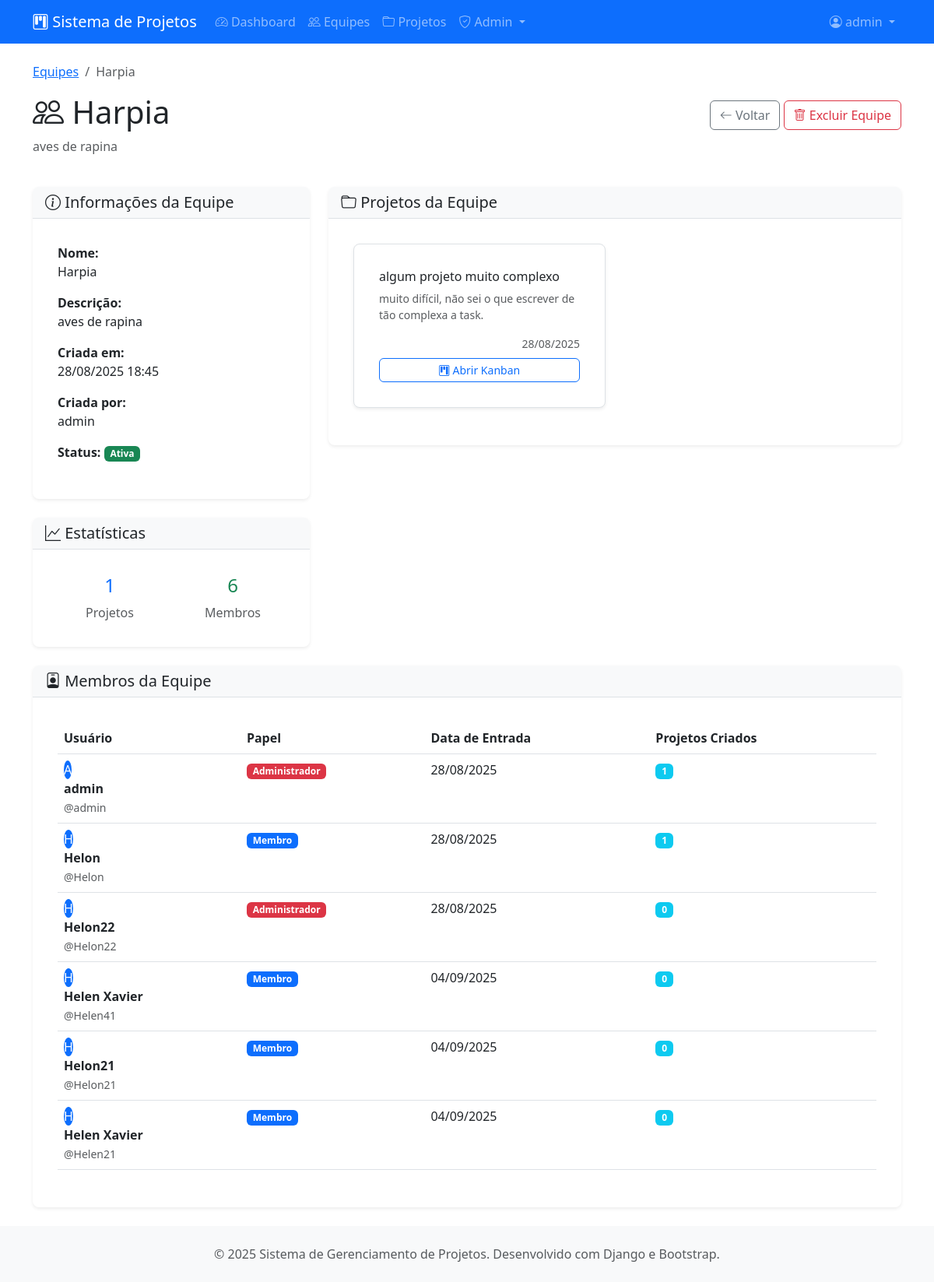
Screenshot of /projetos/equipes/3/ (signed in) with the database file from the repository.
### projetos/models.py (models this page shows, shortened)
class Equipe(models.Model):
    nome = models.CharField(max_length=100, verbose_name="Nome da Equipe")
    descricao = models.TextField(blank=True, verbose_name="Descrição")
    criada_em = models.DateTimeField(auto_now_add=True)
    criada_por = models.ForeignKey(User, on_delete=models.CASCADE, related_name="equipes_criadas")
    ativa = models.BooleanField(default=True, verbose_name="Equipe Ativa")
    class Meta:
        verbose_name = "Equipe"
        verbose_name_plural = "Equipes"
        ordering = ["nome"]

class Projeto(models.Model):
    PRIORIDADE_CHOICES = [
        ('baixa', 'Baixa'),
        ('media', 'Média'),
        ('alta', 'Alta'),
        ('urgente', 'Urgente'),
    ]
    titulo = models.CharField(max_length=200, verbose_name="Título")
    descricao = models.TextField(verbose_name="Descrição")
    equipe = models.ForeignKey(Equipe, on_delete=models.CASCADE, related_name="projetos")
    criado_por = models.ForeignKey(User, on_delete=models.CASCADE, related_name="projetos_criados")
    criado_em = models.DateTimeField(auto_now_add=True)
    atualizado_em = models.DateTimeField(auto_now=True)
    data_inicio = models.DateField(verbose_name="Data de Início")
    data_fim = models.DateField(verbose_name="Data de Conclusão")
    prioridade = models.CharField(max_length=10, choices=PRIORIDADE_CHOICES, default='media')
    ativo = models.BooleanField(default=True, verbose_name="Projeto Ativo")
    class Meta:
        verbose_name = "Projeto"
        verbose_name_plural = "Projetos"
        ordering = ["-criado_em"]

class MembroEquipe(models.Model):
    PAPEIS_CHOICES = [
        ('admin', 'Administrador'),
        ('membro', 'Membro'),
    ]
    usuario = models.ForeignKey(User, on_delete=models.CASCADE, related_name="membro_equipes")
    equipe = models.ForeignKey(Equipe, on_delete=models.CASCADE, related_name="membros")
    papel = models.CharField(max_length=20, choices=PAPEIS_CHOICES, default='membro')
    data_entrada = models.DateTimeField(auto_now_add=True)
    class Meta:
        verbose_name = "Membro da Equipe"
        verbose_name_plural = "Membros da Equipe"
        unique_together = ['usuario', 'equipe']

### projetos/views.py (the view)
# urls.py: path('equipes/<int:pk>/', views.EquipeDetailView.as_view(), name='detalhe-equipe'),
class EquipeDetailView(LoginRequiredMixin, DetailView):
    model = Equipe
    template_name = 'projetos/equipe/detalhe.html'
    context_object_name = 'equipe'
    def get_context_data(self, **kwargs):
        context = super().get_context_data(**kwargs)
        context['projetos'] = self.object.projetos.filter(ativo=True)
        context['membros'] = self.object.membros.all()
        return context

### projetos/templates/projetos/equipe/detalhe.html (shortened to what this page needs)
{% extends 'projetos/base.html' %}
{% load static %}
{% block content %}
<div class="row">
    <div class="col-12">
        <div class="d-flex justify-content-between align-items-center mb-4">
            <div>
                <nav aria-label="breadcrumb">
                    <ol class="breadcrumb">
                        <li class="breadcrumb-item">
                            <a href="{% url 'projetos:lista-equipes' %}">Equipes</a>
                        </li>
                        <li class="breadcrumb-item active">{{ equipe.nome }}</li>
                    </ol>
                </nav>
                <h1><i class="bi bi-people"></i> {{ equipe.nome }}</h1>
                {% if equipe.descricao %}
                    <p class="text-muted">{{ equipe.descricao }}</p>
                {% endif %}
            </div>
            <div>
                <a href="{% url 'projetos:lista-equipes' %}" class="btn btn-outline-secondary">
                    <i class="bi bi-arrow-left"></i> Voltar
                </a>
                {% if user.perfil.tipo_usuario == 'admin' %}
                    <a href="{% url 'projetos:excluir-equipe' equipe.pk %}" class="btn btn-outline-danger">
                        <i class="bi bi-trash"></i> Excluir Equipe
                    </a>
                {% endif %}
            </div>
        </div>
    </div>
</div>
<div class="row">
    <div class="col-md-4">
        <div class="card mb-4">
            <div class="card-header">
                <h5 class="card-title mb-0">
                    <i class="bi bi-info-circle"></i> Informações da Equipe
                </h5>
            </div>
            <div class="card-body">
                <div class="mb-3">
                    <strong>Nome:</strong>
                    <p class="mb-0">{{ equipe.nome }}</p>
                </div>
                {% if equipe.descricao %}
                    <div class="mb-3">
                        <strong>Descrição:</strong>
                        <p class="mb-0">{{ equipe.descricao }}</p>
                    </div>
                {% endif %}
                <div class="mb-3">
                    <strong>Criada em:</strong>
                    <p class="mb-0">{{ equipe.criada_em|date:"d/m/Y H:i" }}</p>
                </div>
                <div class="mb-3">
                    <strong>Criada por:</strong>
                    <p class="mb-0">{{ equipe.criada_por.get_full_name|default:equipe.criada_por.username }}</p>
                </div>
                <div class="mb-3">
                    <strong>Status:</strong>
                    {% if equipe.ativa %}
                        <span class="badge bg-success">Ativa</span>
                    {% else %}
                        <span class="badge bg-danger">Inativa</span>
                    {% endif %}
                </div>
            </div>
        </div>
        <div class="card">
            <div class="card-header">
                <h5 class="card-title mb-0">
                    <i class="bi bi-graph-up"></i> Estatísticas
                </h5>
            </div>
            <div class="card-body">
                <div class="row text-center">
                    <div class="col-6">
                        <h4 class="text-primary">{{ projetos.count }}</h4>
                        <p class="text-muted mb-0">Projetos</p>
                    </div>
                    <div class="col-6">
                        <h4 class="text-success">{{ membros.count }}</h4>
                        <p class="text-muted mb-0">Membros</p>
                    </div>
                </div>
            </div>
        </div>
    </div>
    <div class="col-md-8">
        <div class="card">
            <div class="card-header d-flex justify-content-between align-items-center">
                <h5 class="card-title mb-0">
                    <i class="bi bi-folder"></i> Projetos da Equipe
                </h5>
            </div>
            <div class="card-body">
                {% if projetos %}
                    <div class="row">
                        {% for projeto in projetos %}
                            <div class="col-md-6 mb-3">
                                <div class="card border">
                                    <div class="card-body">
                                        <h6 class="card-title">{{ projeto.titulo }}</h6>
                                        <p class="card-text small text-muted">
                                            {{ projeto.descricao|truncatewords:15 }}
                                        </p>
                                        <div class="d-flex justify-content-between align-items-center mb-2">
                                            <span class="badge bg-{{ projeto.prioridade }}">
                                            </span>
                                            <small class="text-muted">
                                                {{ projeto.criado_em|date:"d/m/Y" }}
                                            </small>
                                        </div>
                                        <div class="d-grid">
                                            <a href="{% url 'projetos:kanban-projeto' projeto.pk %}" class="btn btn-outline-primary btn-sm">
                                                <i class="bi bi-kanban"></i> Abrir Kanban
                                            </a>
                                        </div>
                                    </div>
                                </div>
                            </div>
                        {% endfor %}
                    </div>
                {% else %}
                    <div class="text-center py-4">
                        <i class="bi bi-folder display-4 text-muted mb-3"></i>
                        <h5 class="text-muted">Nenhum Projeto</h5>
                        <p class="text-muted">Esta equipe ainda não possui projetos.</p>
                    </div>
                {% endif %}
            </div>
        </div>
    </div>
</div>
<div class="row mt-4">
    <div class="col-12">
        <div class="card">
            <div class="card-header">
                <h5 class="card-title mb-0">
                    <i class="bi bi-person-badge"></i> Membros da Equipe
                </h5>
            </div>
            <div class="card-body">
                {% if membros %}
                    <div class="table-responsive">
                        <table class="table table-hover">
                            <thead>
                                <tr>
                                    <th>Usuário</th>
                                    <th>Papel</th>
                                    <th>Data de Entrada</th>
                                    <th>Projetos Criados</th>
                                </tr>
                            </thead>
                            <tbody>
                                {% for membro in membros %}
                                    <tr>
                                        <td>
                                            <div class="d-flex align-items-center">
                                                <div class="avatar-sm bg-primary text-white rounded-circle d-flex align-items-center justify-content-center me-3">
                                                    {{ membro.usuario.username|first|upper }}
                                                </div>
                                            </div>
                                            <strong>{{ membro.usuario.get_full_name|default:membro.usuario.username }}</strong>
                                            <br>
                                            <small class="text-muted">@{{ membro.usuario.username }}</small>
                                        </td>
                                        <td>
                                            {% if membro.papel == 'admin' %}
                                                <span class="badge bg-danger">{{ membro.get_papel_display }}</span>
                                            {% elif membro.papel == 'membro' %}
                                                <span class="badge bg-primary">{{ membro.get_papel_display }}</span>
                                            {% else %}
                                                <span class="badge bg-secondary">{{ membro.get_papel_display }}</span>
                                            {% endif %}
                                        </td>
                                        <td>{{ membro.data_entrada|date:"d/m/Y" }}</td>
                                        <td>
                                            <span class="badge bg-info">
                                                {{ membro.usuario.projetos_criados.count }}
                                            </span>
                                        </td>
                                    </tr>
                                {% endfor %}
                            </tbody>
                        </table>
                    </div>
                {% else %}
                    <p class="text-muted text-center py-3">
                        Nenhum membro encontrado nesta equipe.
                    </p>
                {% endif %}
            </div>
        </div>
    </div>
</div>
{% endblock %}

### projetos/templates/projetos/base.html (shortened to what this page needs)
{% load static %}
<!DOCTYPE html>
<html lang="pt-br">
<head>
    <link href="https://cdn.jsdelivr.net/npm/bootstrap@5.3.0/dist/css/bootstrap.min.css" rel="stylesheet">
    <link href="https://cdn.jsdelivr.net/npm/bootstrap-icons@1.10.0/font/bootstrap-icons.css" rel="stylesheet">
    <link href="{% static 'css/estilo.css' %}" rel="stylesheet">
    <link href="{% static 'css/forms.css' %}" rel="stylesheet">
</head>
<body class="d-flex flex-column min-vh-100">
    <nav class="navbar navbar-expand-lg navbar-dark bg-primary">
        <div class="container">
            <a class="navbar-brand" href="{% url 'projetos:dashboard' %}">
                <i class="bi bi-kanban"></i> Sistema de Projetos
            </a>
            <div class="collapse navbar-collapse" id="navbarNav">
                <ul class="navbar-nav me-auto">
                    <li class="nav-item">
                        <a class="nav-link" href="{% url 'projetos:dashboard' %}">
                            <i class="bi bi-speedometer2"></i> Dashboard
                        </a>
                    </li>
                    <li class="nav-item">
                        <a class="nav-link" href="{% url 'projetos:lista-equipes' %}">
                            <i class="bi bi-people"></i> Equipes
                        </a>
                    </li>
                    <li class="nav-item">
                        <a class="nav-link" href="{% url 'projetos:lista-projetos' %}">
                            <i class="bi bi-folder"></i> Projetos
                        </a>
                    </li>
                    {% if user.perfil.tipo_usuario == 'admin' %}
                    <li class="nav-item dropdown">
                        <a class="nav-link dropdown-toggle" href="#" id="adminDropdown" role="button" data-bs-toggle="dropdown">
                            <i class="bi bi-shield-check"></i> Admin
                        </a>
                    </li>
                    {% endif %}
                </ul>
                <ul class="navbar-nav">
                    {% if user.is_authenticated %}
                        <li class="nav-item dropdown">
                            <a class="nav-link dropdown-toggle" href="#" id="navbarDropdown" role="button" data-bs-toggle="dropdown">
                                <i class="bi bi-person-circle"></i> {{ user.username }}
                            </a>
                        </li>
                    {% endif %}
                </ul>
            </div>
        </div>
    </nav>
    <main class="container my-4 flex-grow-1">
        {% block content %}{% endblock %}
    </main>
    <footer class="bg-light py-4 mt-auto">
        <div class="container text-center">
            <p class="text-muted mb-0">
                &copy; 2025 Sistema de Gerenciamento de Projetos. Desenvolvido com Django e Bootstrap.
            </p>
        </div>
    </footer>
</body>
</html>

### static/css/estilo.css (style rules this page uses)
* { padding: 0; }

### static/css/forms.css (style rules this page uses)
.btn { border-radius: 0.375rem; font-weight: 500; transition: all 0.15s ease-in-out; }
.btn-outline-primary { color: #0d6efd; border-color: #0d6efd; }
.card { border: none; box-shadow: 0 0.125rem 0.25rem rgba(0, 0, 0, 0.075); border-radius: 0.5rem; }
.card-header { background-color: #f8f9fa; border-bottom: 1px solid #dee2e6; border-radius: 0.5rem 0.5rem 0 0 !important; font-weight: 600; }
.card-body { padding: 2rem; }
footer { margin-top: auto; }

### rows the page displays
Equipe: nome "Harpia", descricao "aves de rapina", criada_em "28/08/2025 18:45", criada_por.get_full_name "admin", count "6"
Projeto: titulo "algum projeto muito complexo", descricao "muito difícil, não sei o que escrever de tão complexa a task.", criado_em "28/08/2025"
MembroEquipe: usuario.username|first "A", usuario.get_full_name "admin", usuario.username "admin", papel "Administrador", data_entrada "28/08/2025", usuario.projetos_criados.count "1"
MembroEquipe: usuario.username|first "H", usuario.get_full_name "Helon", usuario.username "Helon", papel "Membro", data_entrada "28/08/2025", usuario.projetos_criados.count "1"
MembroEquipe: usuario.username|first "H", usuario.get_full_name "Helon22", usuario.username "Helon22", papel "Administrador", data_entrada "28/08/2025", usuario.projetos_criados.count "0"
MembroEquipe: usuario.username|first "H", usuario.get_full_name "Helen Xavier", usuario.username "Helen41", papel "Membro", data_entrada "04/09/2025", usuario.projetos_criados.count "0"
MembroEquipe: usuario.username|first "H", usuario.get_full_name "Helon21", usuario.username "Helon21", papel "Membro", data_entrada "04/09/2025", usuario.projetos_criados.count "0"
MembroEquipe: usuario.username|first "H", usuario.get_full_name "Helen Xavier", usuario.username "Helen21", papel "Membro", data_entrada "04/09/2025", usuario.projetos_criados.count "0"

### other values shown
{{ user.username }} "admin"
{{ projetos.count }} "1"
